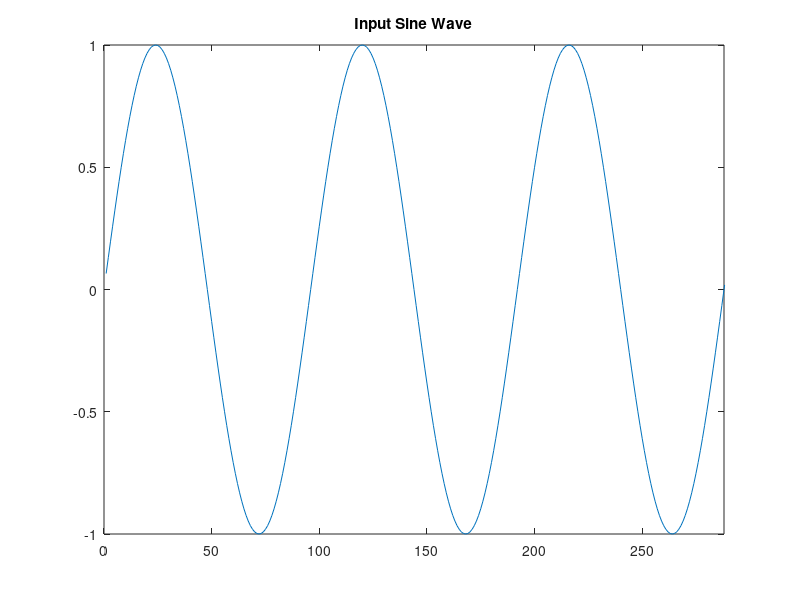
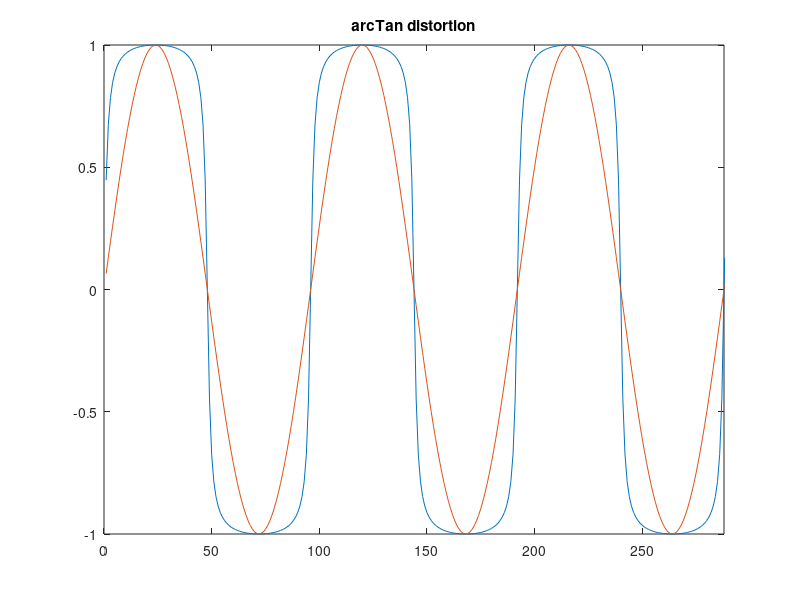
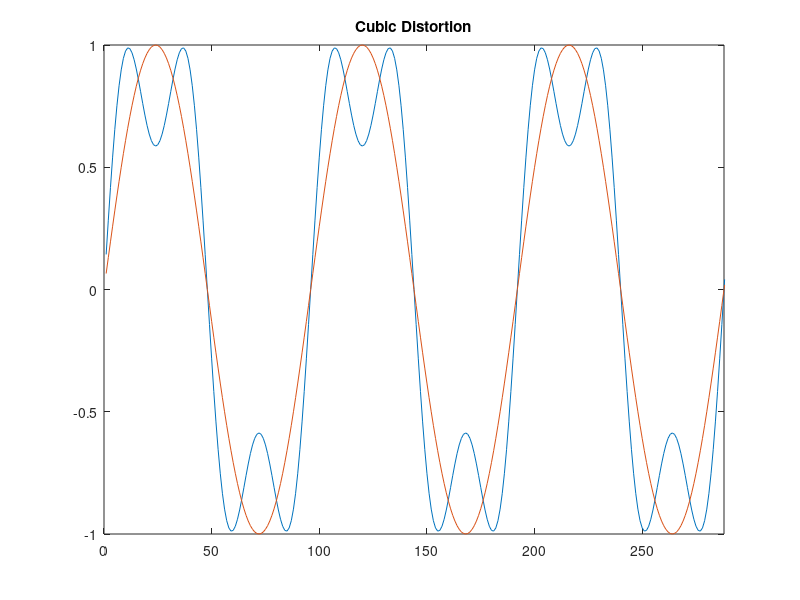
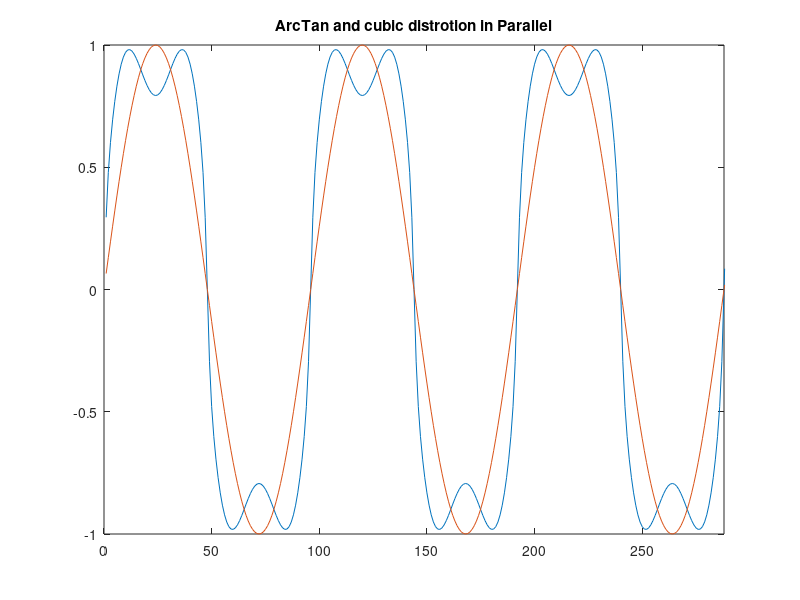

Write the MATLAB code that produced these figures, in order.
clc;
close all;
clear all;

f = 500;
Fs = 48000;
T = 1/Fs;
s = 3;
N = s*Fs;
t_samples = linspace(1,s*Fs, s*Fs)';
t_seconds = (0:3*Fs-1)'*T;

input = linspace(N,1);
%[input,Fs] = audioread(piano.wav);
arctan = linspace(N,1);
parallel_arcTan = linspace(N,1);
parallel_cubic = linspace(N,1);
parallel_soft_combined = linspace(N,1);
hardClip = linspace(N,1);
cubic = linspace(N,1);
arc_cubic_parallel = linspace(N,1);
bitcrush = linspace(N,1);

%==========================================================================
%Paramaters

arc_alpha = 12;
cubic_alpha = 2.2;
arcTan_ratio = 0.5;
cubic_ratio = 1 - arcTan_ratio;
threshold = 0.6;

for n = 1:N
input(n) = sin(2*pi*f*T*n);
end

figure(1);
plot(t_samples, input);
title("Input Sine Wave");
xlim([0 3*(Fs/f)]);
ylim([-1 1]);

%==========================================================================


for n = 1:N
    
arcTan(n) = atan(1*(arc_alpha * input(n)))/atan(arc_alpha);
end
figure(2);
plot(t_samples, arcTan);
title("arcTan distortion");
hold on;
xlim([0 3*(Fs/f)]);
ylim([-1 1]);
plot(t_samples, input);
hold off;




%==========================================================================

for n = 1:N 
    cubic(n) = cubic_alpha * (input(n) - (cubic_alpha * (1/3) * input(n).^3));
end

figure(3);
plot(t_samples, cubic);
title("Cubic Distortion");
hold on;
xlim([0 3*(Fs/f)]);
ylim([-1 1]);
plot(t_samples, input);
hold off;


%==========================================================================

for n = 1:N
    parallel_arcTan(n) = arcTan_ratio * atan(1*(arc_alpha * input(n)))/atan(arc_alpha);
    parallel_cubic(n) = cubic_ratio * cubic_alpha * (input(n) - (cubic_alpha * (1/3) *input(n).^3));
    parallel_soft_combined(n) = (parallel_arcTan(n) + parallel_cubic(n));
end

figure(4);
plot(t_samples, parallel_soft_combined);
title("ArcTan and cubic distrotion in Parallel");
hold on;
xlim([0 3*(Fs/f)]);
ylim([-1 1]);
plot(t_samples, input);
hold off;

%==========================================================================


for n = 1:N
    
    hardClip(n) = parallel_soft_combined(n);
    if (hardClip(n) > threshold)
        hardClip(n) = threshold;
    end
    if (hardClip(n) < - threshold)
        hardClip(n) = -threshold;
    end
end
figure(5);
plot(t_samples, hardClip);
title("Hard Clipping Distortion");
hold on;
xlim([0 3*(Fs/f)]);
ylim([-1 1]);
plot(t_samples, input);
hold off;

%=========================================================================

for n = 1:N
    nBits = 4;
    ampValues = 2^(nBits - 1);
    bitcrush(n) = ceil(ampValues * input(n)) * (1/ampValues);
    
    
end

figure(6);
plot(t_samples, bitcrush);
title("Bit reduction Distortion");
hold on;
xlim([0 3*(Fs/f)]);
ylim([-1 1]);
plot(t_samples, input);
hold off;








